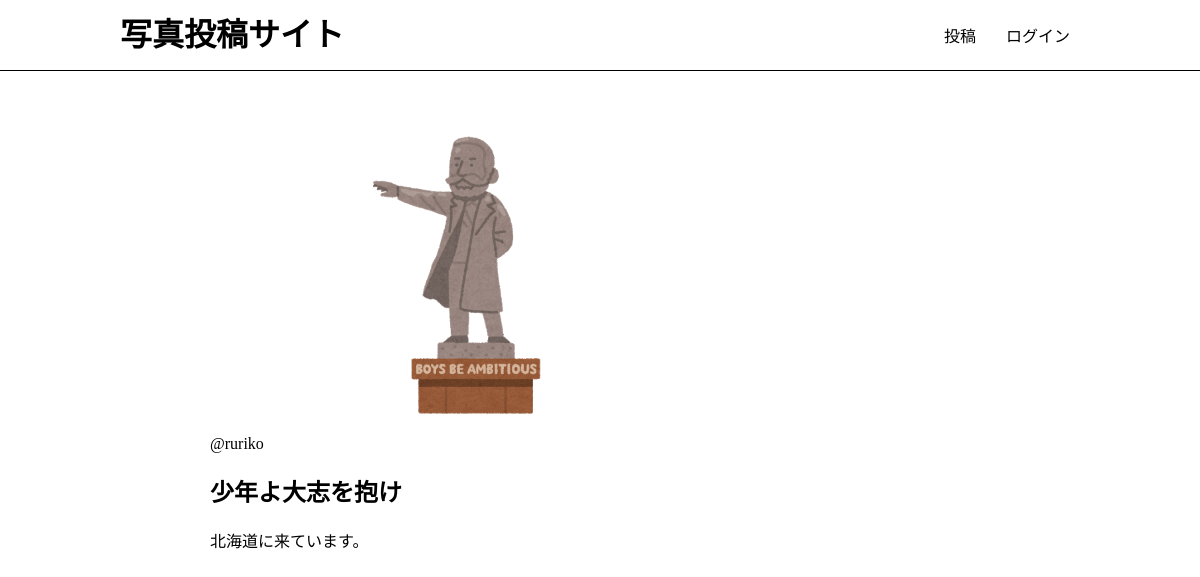
Page /photos/11/ on the committed database.
### app/models.py (models this page shows, shortened)
class Photo(models.Model):
    title = models.CharField(max_length=150)
    comment = models.TextField(blank=True)
    image = models.ImageField(upload_to='photos')
    category = models.ForeignKey(Category, on_delete=models.PROTECT)
    user = models.ForeignKey(User, on_delete=models.CASCADE)
    created_at = models.DateTimeField(auto_now=True)

### app/views.py (the view)
# urls.py: path('photos/<int:pk>/', views.photos_detail, name='photos_detail'),
def photos_detail(request ,pk):
    photo = get_object_or_404(Photo, pk=pk)
    return render(request, 'app/photos_detail.html', {'photo': photo})

### app/templates/app/photos_detail.html (shortened to what this page needs)
{% extends 'app/base.html' %}
{% block content %}
<div class="photo-detail">
<img src="{{ photo.image.url }}" class="photo-img">
<div class="photo-info">
  <a href="{% url 'app:users_detail' photo.user.id %}">@{{ photo.user }}</a>
</div>
<h2>{{ photo.title }}</h2>
<p>{{ photo.comment }}</p>
</div>
{% endblock %}

### static/css/style.css (style rules this page uses)
html, body { margin: 0; }
div { box-sizing: border-box; }
a { text-decoration: none; color: #000; }
.photo-img { width: 100%; max-width: 500px; height: 300px; object-fit: cover; border-radius: 4px; }
.photo-detail .photo-img { object-fit: contain; }

### rows in the picture
Photo: image (picture), user "ruriko", title "少年よ大志を抱け", comment "北海道に来ています。"
